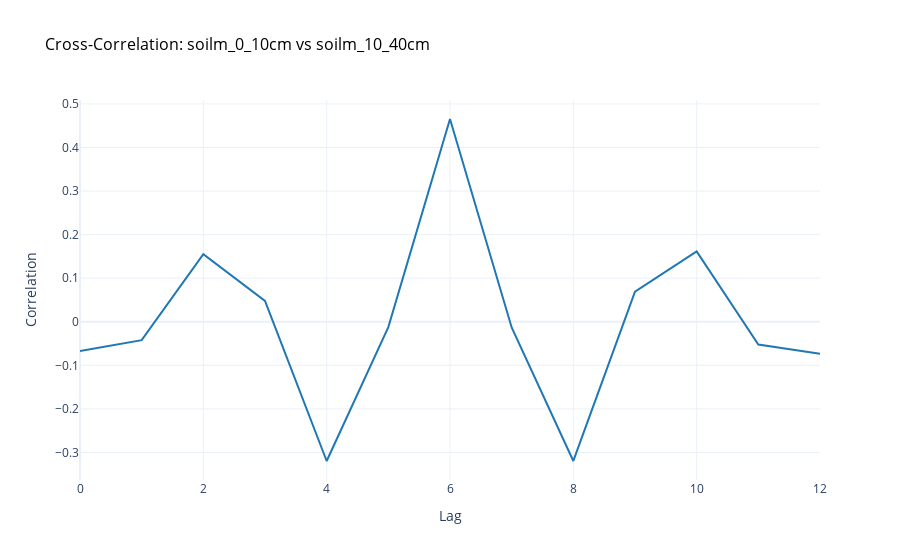
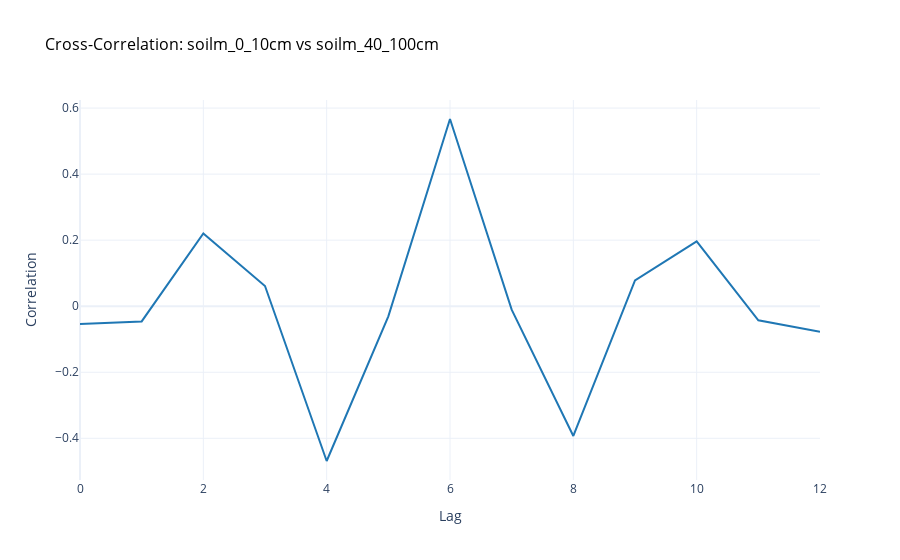
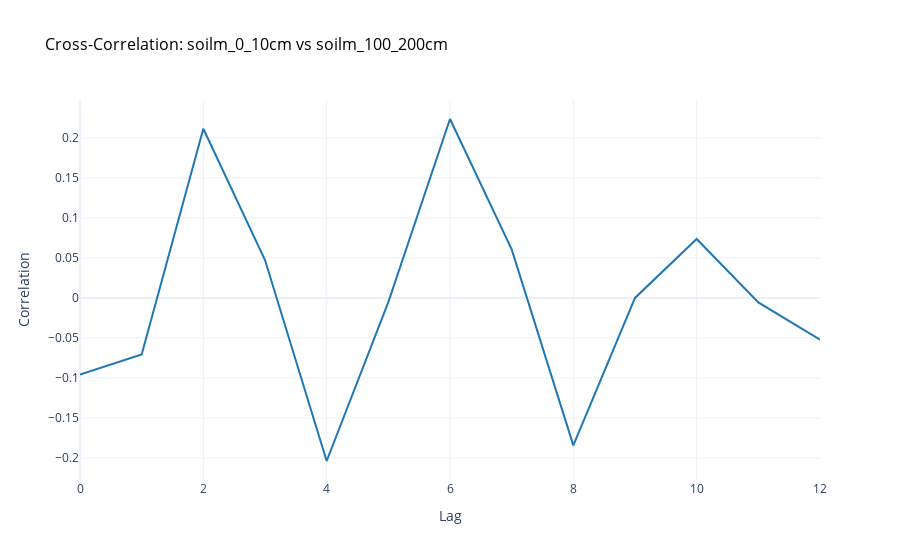

The code cell stored with these charts, in order, in its notebook:
### Code cell
import numpy as np
import plotly.graph_objects as go


for other_moisture in ["soilm_10_40cm", "soilm_40_100cm", "soilm_100_200cm"]:
    print(f"Cross-Correlation between soilm_0_10cm and {other_moisture}")
    correlation = np.correlate(
        soil_data["soilm_0_10cm"] - soil_data["soilm_0_10cm"].mean(),
        soil_data[other_moisture] - soil_data[other_moisture].mean(),
        mode='full'
    )

   
    fig = go.Figure()

   
    fig.add_trace(go.Scatter(
        y=correlation,
        mode='lines',
        line=dict(color='#1f77b4', width=2),
        name=f"Correlation with {other_moisture}"
    ))

    
    fig.update_layout(
        title=f"Cross-Correlation: soilm_0_10cm vs {other_moisture}",
        title_font=dict(size=16, color='black'),
        xaxis_title="Lag",
        yaxis_title="Correlation",
        template="plotly_white",
        xaxis=dict(showgrid=True, zeroline=True),
        yaxis=dict(showgrid=True, zeroline=True),
        hovermode="x"
    )

    
    fig.show()

### Figure 1 — Plotly figure (JSON) as saved in the notebook; plotly's stock layout.template omitted (floating-point values rounded to 4 significant figures)
{"data": [{"line": {"color": "#1f77b4", "width": 2}, "mode": "lines", "name": "Correlation with soilm_10_40cm", "type": "scatter", "y": [-0.06705, -0.04213, 0.1553, 0.04774, -0.3195, -0.0122, 0.4654, -0.01308, -0.3194, 0.06896, 0.1613, -0.05213, -0.07322]}], "layout": {"autosize": true, "hovermode": "x", "title": {"font": {"color": "black", "size": 16}, "text": "Cross-Correlation: soilm_0_10cm vs soilm_10_40cm"}, "xaxis": {"autorange": true, "range": [0, 12], "showgrid": true, "title": {"text": "Lag"}, "zeroline": true}, "yaxis": {"autorange": true, "range": [-0.3631, 0.509], "showgrid": true, "title": {"text": "Correlation"}, "type": "linear", "zeroline": true}}}

### Figure 2 — Plotly figure (JSON) as saved in the notebook; plotly's stock layout.template omitted (floating-point values rounded to 4 significant figures)
{"data": [{"line": {"color": "#1f77b4", "width": 2}, "mode": "lines", "name": "Correlation with soilm_40_100cm", "type": "scatter", "y": [-0.05376, -0.04613, 0.2205, 0.06129, -0.4688, -0.03071, 0.5669, -0.01039, -0.3929, 0.07798, 0.1962, -0.04267, -0.07745]}], "layout": {"autosize": true, "hovermode": "x", "title": {"font": {"color": "black", "size": 16}, "text": "Cross-Correlation: soilm_0_10cm vs soilm_40_100cm"}, "xaxis": {"autorange": true, "range": [0, 12], "showgrid": true, "title": {"text": "Lag"}, "zeroline": true}, "yaxis": {"autorange": true, "range": [-0.5263, 0.6245], "showgrid": true, "title": {"text": "Correlation"}, "type": "linear", "zeroline": true}}}

### Figure 3 — Plotly figure (JSON) as saved in the notebook; plotly's stock layout.template omitted (floating-point values rounded to 4 significant figures)
{"data": [{"line": {"color": "#1f77b4", "width": 2}, "mode": "lines", "name": "Correlation with soilm_100_200cm", "type": "scatter", "y": [-0.09575, -0.07071, 0.2116, 0.04743, -0.2038, -0.00521, 0.2237, 0.06068, -0.1843, 6.939e-05, 0.0738, -0.005608, -0.05196]}], "layout": {"autosize": true, "hovermode": "x", "title": {"font": {"color": "black", "size": 16}, "text": "Cross-Correlation: soilm_0_10cm vs soilm_100_200cm"}, "xaxis": {"autorange": true, "range": [0, 12], "showgrid": true, "title": {"text": "Lag"}, "zeroline": true}, "yaxis": {"autorange": true, "range": [-0.2275, 0.2475], "showgrid": true, "title": {"text": "Correlation"}, "type": "linear", "zeroline": true}}}
